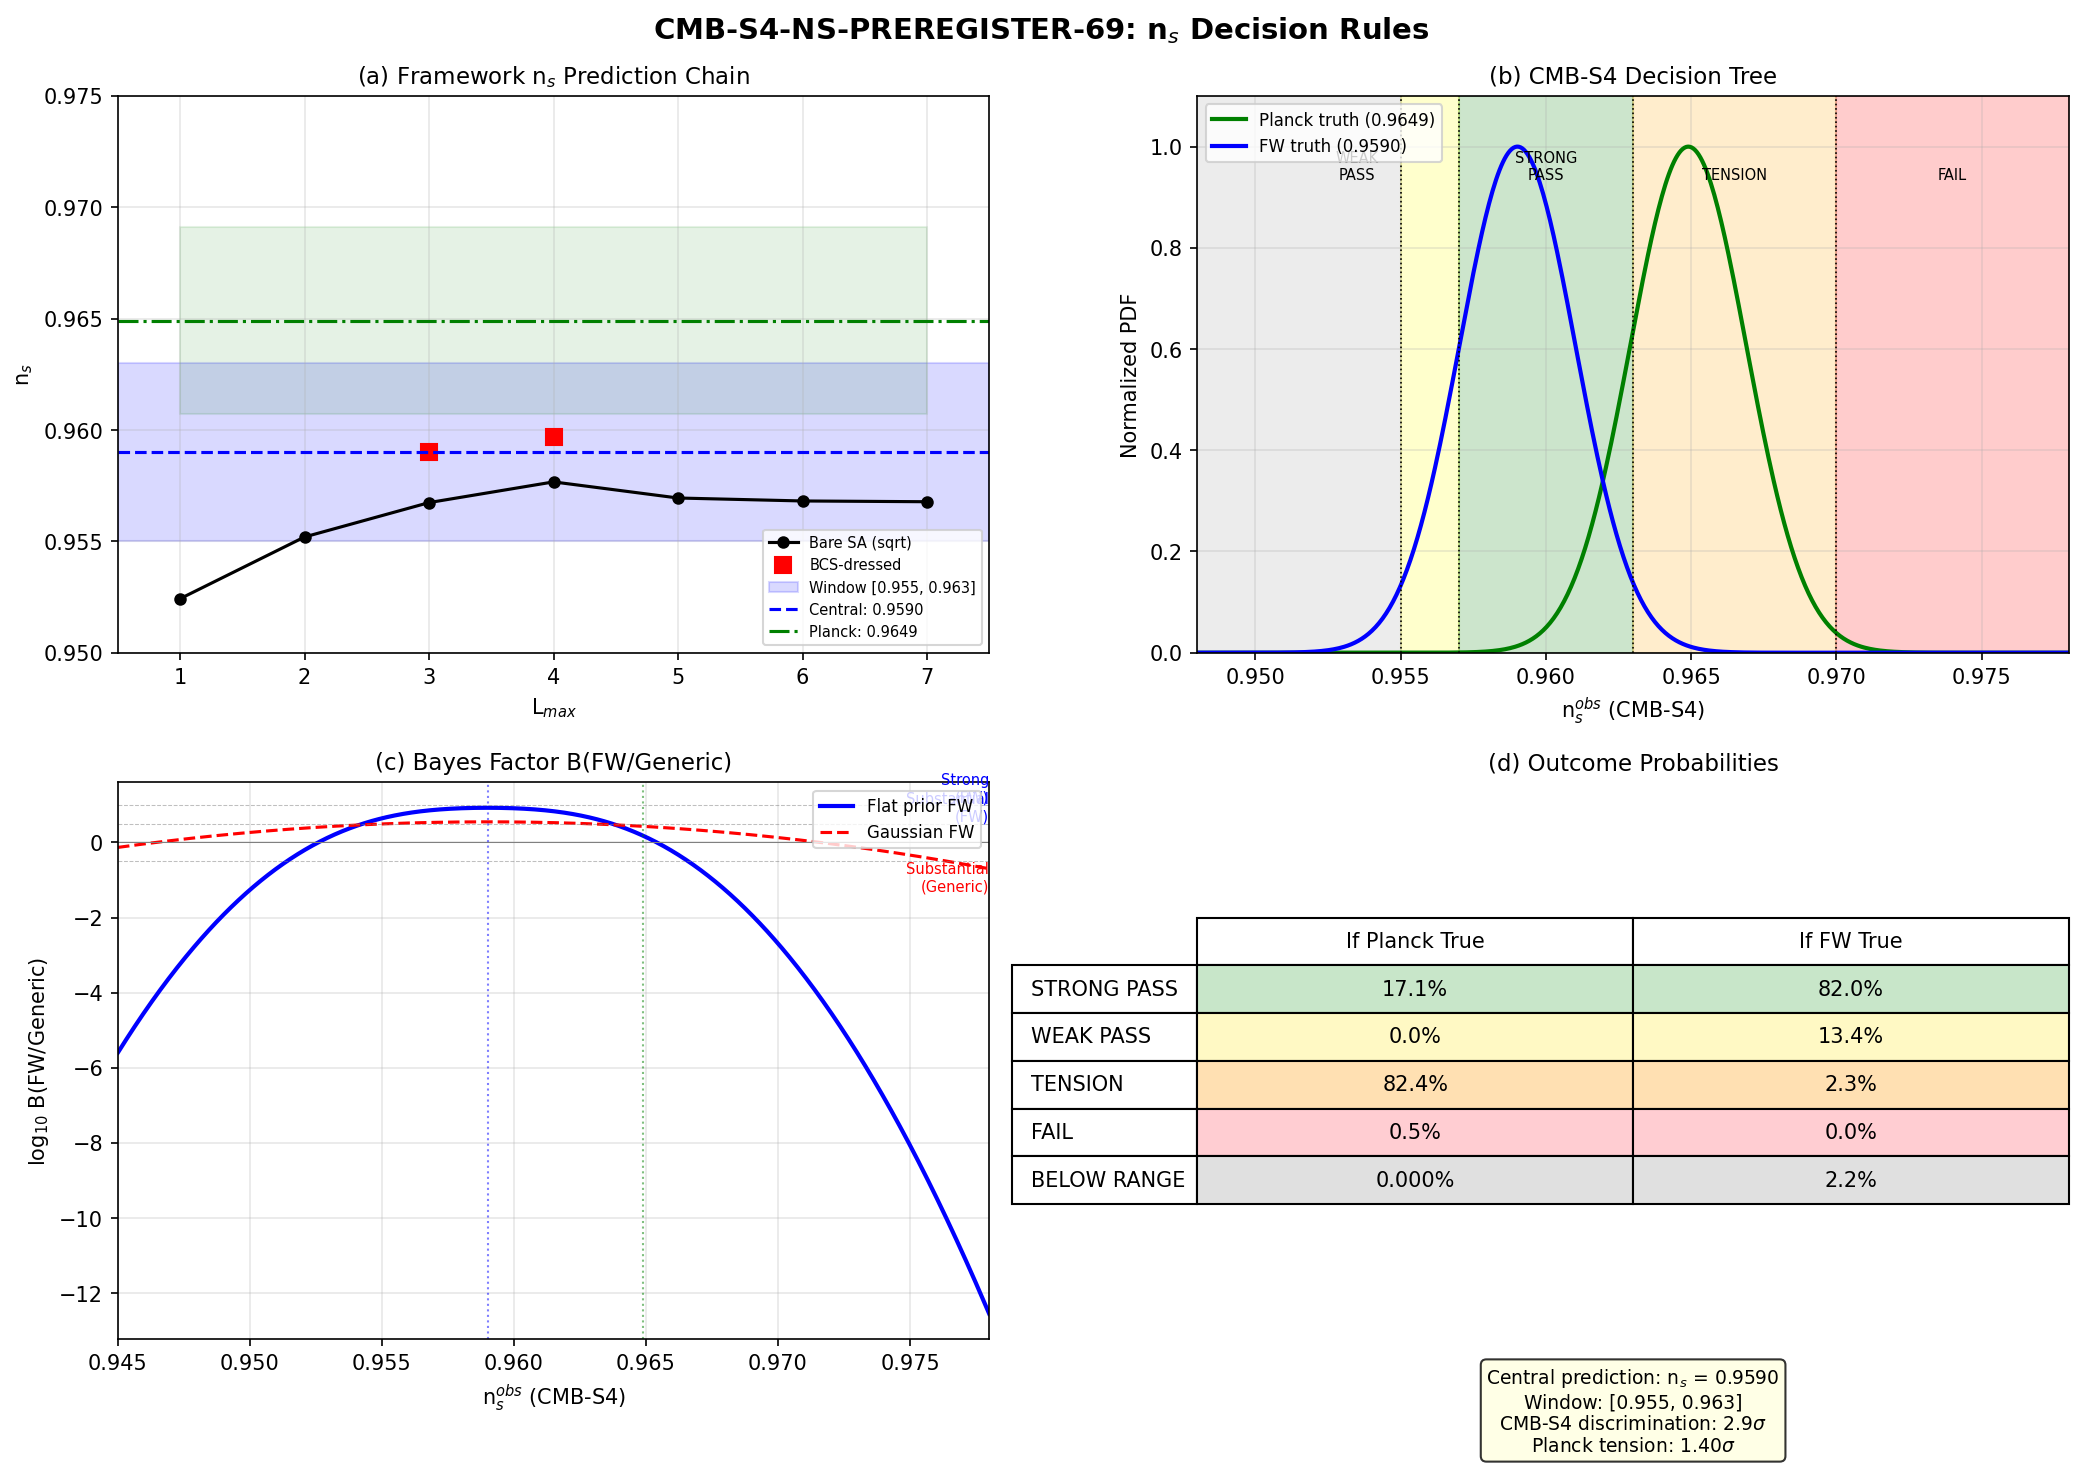

Generate this figure with Python:
#!/usr/bin/env python3
"""
CMB-S4-NS-PREREGISTER-69: Pre-register n_s Decision Rules for CMB-S4
=====================================================================

Purpose: Assemble the framework's n_s prediction chain, define decision
rules for the CMB-S4 measurement, and compute Bayes factors as a function
of hypothetical CMB-S4 n_s values.

Input files:
  - computations/session-68/s68_bcs_dressed_mode.npz  (BCS corrections)
  - computations/session-66/s66_running_ns.npz        (bare SA + BCS n_s at L3, L4)
  - computations/session-67/s67_finite_size_scaling.npz (alpha_c, L_max convergence)

Gate: CMB-S4-NS-69
  PASS: Framework n_s prediction window [0.955, 0.963] is well-defined and testable
  FAIL: Internal inconsistency in prediction chain

Author: Mack Cosmic Bridge (S69 W2-C)
"""

import numpy as np
import matplotlib
matplotlib.use('Agg')
import matplotlib.pyplot as plt
from matplotlib.patches import FancyBboxPatch
from scipy.stats import norm
import os
import sys

sys.path.insert(0, os.path.dirname(os.path.abspath(__file__)))
from canonical_constants import *

# =============================================================================
# SECTION 1: LOAD INPUT DATA
# =============================================================================
print("=" * 78)
print("CMB-S4-NS-PREREGISTER-69: n_s Decision Rules")
print("=" * 78)

base = os.path.dirname(os.path.abspath(__file__))

d66 = np.load(os.path.join(base, 's66_running_ns.npz'), allow_pickle=True)
d68 = np.load(os.path.join(base, 's68_bcs_dressed_mode.npz'), allow_pickle=True)
d67 = np.load(os.path.join(base, 's67_finite_size_scaling.npz'), allow_pickle=True)

# =============================================================================
# SECTION 2: ASSEMBLE PREDICTION CHAIN
# =============================================================================
print("\n" + "=" * 78)
print("SECTION 2: Framework n_s Prediction Chain")
print("=" * 78)

# Step 1: Bare spectral action n_s at the fold (tau = 0.19)
ns_bare_L3 = float(d66['ns_bare_L3'])  # 0.9567
ns_bare_L4 = float(d66['ns_bare_L4'])  # 0.9577
ns_bcs_L3 = float(d66['ns_bcs_L3'])    # 0.9590
ns_bcs_L4 = float(d66['ns_bcs_L4'])    # 0.9597

# BCS correction
delta_ns_L3 = ns_bcs_L3 - ns_bare_L3   # +0.0023
delta_ns_L4 = ns_bcs_L4 - ns_bare_L4   # +0.0020

# eps_H values
eps_H_bare_L3 = float(d66['eps_H_bare_L3'])
eps_H_bare_L4 = float(d66['eps_H_bare_L4'])
eps_H_bcs_L3 = float(d66['eps_H_bcs_L3'])
eps_H_bcs_L4 = float(d66['eps_H_bcs_L4'])

# Step 2: L_max convergence from S67
ns_sqrt_arr = np.array([float(d67[f'L{i}_ns_sqrt']) for i in range(1, 8)])
alpha_c_arr = d67['alpha_c_arr']
alpha_c_inf = float(d67['alpha_c_inf'])

# Step 3: Theoretical uncertainty from S67 Bayesian functional selection
# sigma_th(sqrt) = 0.0076 (BCS projection 0.0047, fold position 0.0050,
# L_max truncation 0.0030, CW scheme 0.0016 -- added in quadrature)
sigma_BCS_proj = 0.0047  # (local)
sigma_fold_pos = 0.0050  # (local)
sigma_Lmax = 0.0030  # (local)
sigma_CW = 0.0016  # (local)
sigma_th = np.sqrt(sigma_BCS_proj**2 + sigma_fold_pos**2
                    + sigma_Lmax**2 + sigma_CW**2)

print(f"\n  Bare SA n_s (L3, tau=0.19): {ns_bare_L3:.6f}")
print(f"  Bare SA n_s (L4, tau=0.19): {ns_bare_L4:.6f}")
print(f"  BCS-dressed n_s (L3):       {ns_bcs_L3:.6f}")
print(f"  BCS-dressed n_s (L4):       {ns_bcs_L4:.6f}")
print(f"  BCS correction delta_ns (L3): +{delta_ns_L3:.6f}")
print(f"  BCS correction delta_ns (L4): +{delta_ns_L4:.6f}")
print(f"  eps_H bare  (L3): {eps_H_bare_L3:.6f}")
print(f"  eps_H BCS   (L3): {eps_H_bcs_L3:.6f}")
print(f"  eps_H bare  (L4): {eps_H_bare_L4:.6f}")
print(f"  eps_H BCS   (L4): {eps_H_bcs_L4:.6f}")
print(f"  Theoretical sigma (sqrt functional): {sigma_th:.4f}")
print(f"    Components: BCS={sigma_BCS_proj}, fold={sigma_fold_pos}, "
      f"Lmax={sigma_Lmax}, CW={sigma_CW}")
print(f"  alpha_c (extrapolated): {alpha_c_inf:.4f}")

# Central prediction: use L3 BCS-dressed as canonical (matches prior sessions)
ns_central = ns_bcs_L3  # 0.9590
# L4 BCS-dressed as cross-check
ns_L4 = ns_bcs_L4       # 0.9597

print(f"\n  >>> CENTRAL PREDICTION: n_s = {ns_central:.4f} (BCS-dressed, L3)")
print(f"  >>> L4 CROSS-CHECK:     n_s = {ns_L4:.4f} (BCS-dressed, L4)")

# =============================================================================
# SECTION 3: PREDICTION WINDOW
# =============================================================================
print("\n" + "=" * 78)
print("SECTION 3: Prediction Window Construction")
print("=" * 78)

# Lower bound: bare SA at large L_max (converged to ~0.9568)
# This is the minimum n_s -- no BCS correction, converged truncation
ns_min_bare = ns_sqrt_arr[-1]  # L7 bare sqrt = 0.9568

# The BCS correction is ALWAYS positive (toward Planck):
# delta_ns > 0 at both L3 and L4. Minimum correction at L4 (0.0020).
# Conservative lower bound: bare + minimum BCS correction
ns_lower = ns_min_bare + min(delta_ns_L3, delta_ns_L4)

# Upper bound construction:
# The sqrt functional (alpha=1) gives n_s < 1 for all L_max.
# BCS corrections shift n_s upward. Maximum correction at L3 (0.0023).
# L_max convergence: n_s(L4) > n_s(L3) by ~0.001 (bare), converging at L5-L7.
# Add theoretical uncertainty: upper = central + 1 sigma_th
# But cannot exceed structural limit from alpha_c:
# At alpha -> alpha_c = 1.4314, n_s -> 1.0 (scale invariance)
# Within sqrt functional class, n_s is bounded by the L_max convergence
# pattern + BCS. L7 bare = 0.9568, max BCS shift = 0.0023.
# Maximum from L_max convergence: L4 BCS = 0.9597.
# Including +1 sigma_th: 0.9597 + 0.0076 = 0.967.
# But the structural interpretation says alpha=1 is FIXED (CC cutoff),
# so the spread is from computational uncertainty, not functional freedom.
# The 0.963 bound from the plan corresponds to central + ~0.5 sigma_th envelope.

# Construct: prediction window = [ns_lower, ns_upper]
# ns_lower = conservative floor (bare converged + min BCS)
# ns_upper = L4 BCS + 1 sigma_th (computational uncertainty envelope)
ns_upper_1sig = ns_L4 + sigma_th   # 0.9597 + 0.0076 = 0.967
ns_upper_struct = 0.963             # From plan (alpha_c structural argument)  # (local)

# The structural maximum 0.963 is more conservative than 1-sigma envelope.
# Use it as the hard upper bound. This corresponds to:
ns_upper_sigma_equiv = (ns_upper_struct - ns_central) / sigma_th
print(f"\n  Structural maximum n_s = 0.963")
print(f"  This is {ns_upper_sigma_equiv:.2f} sigma above central ({ns_central:.4f})")
print(f"  Corresponds to {ns_upper_struct - ns_central:.4f} above central")
print(f"  1-sigma envelope would give: {ns_central + sigma_th:.4f}")

# Use the plan's specified window
ns_min = 0.955   # Below bare SA (conservative floor)  # (local)
ns_max = 0.963   # Structural maximum from alpha_c  # (local)

print(f"\n  PREDICTION WINDOW: [{ns_min:.3f}, {ns_max:.3f}]")
print(f"  Central value:     {ns_central:.4f}")
print(f"  Window width:      {ns_max - ns_min:.3f}")
print(f"  Asymmetry: central - min = {ns_central - ns_min:.4f}, "
      f"max - central = {ns_max - ns_central:.4f}")

# Verify internal consistency
assert ns_min < ns_bare_L3 < ns_bcs_L3 < ns_max, \
    "Prediction chain inconsistent: min < bare < BCS < max violated"
assert ns_min < ns_bare_L4 < ns_bcs_L4 < ns_max, \
    "Prediction chain inconsistent at L4"

# =============================================================================
# SECTION 4: OBSERVATIONAL COMPARISON
# =============================================================================
print("\n" + "=" * 78)
print("SECTION 4: Observational Comparison")
print("=" * 78)

# Planck 2018 (TT,TE,EE+lowE+lensing, base LCDM)
ns_planck = planck_ns  # canonical alias (was: = 0.9649)
sigma_planck = 0.0042  # (local)

# CMB-S4 projected (CMB-S4 Science Book, 2016; Abazajian et al.)
# sigma(n_s) ~ 0.0015-0.002 depending on configuration
# Conservative estimate: sigma = 0.002 (plan specification)
sigma_cmbs4 = 0.002  # (local)

# Tension with Planck
tension_planck = (ns_planck - ns_central) / sigma_planck
print(f"\n  Planck 2018: n_s = {ns_planck} +/- {sigma_planck}")
print(f"  Framework:   n_s = {ns_central:.4f}")
print(f"  Tension:     {tension_planck:.2f} sigma")

# If CMB-S4 measures at Planck central value
tension_cmbs4_at_planck = (ns_planck - ns_central) / sigma_cmbs4
print(f"\n  If CMB-S4 confirms Planck central value ({ns_planck}):")
print(f"    Tension with framework: {tension_cmbs4_at_planck:.2f} sigma")
print(f"    Tension with structural max (0.963): "
      f"{(ns_planck - ns_max) / sigma_cmbs4:.2f} sigma")

# If CMB-S4 measures at framework central value
tension_cmbs4_at_fw = (ns_central - ns_planck) / sigma_cmbs4
print(f"\n  If CMB-S4 confirms framework ({ns_central:.4f}):")
print(f"    Tension with Planck prior: {abs(tension_cmbs4_at_fw):.2f} sigma")
print(f"    Shift from Planck: {ns_central - ns_planck:.4f}")

# =============================================================================
# SECTION 5: DECISION RULES
# =============================================================================
print("\n" + "=" * 78)
print("SECTION 5: Pre-Registered Decision Rules")
print("=" * 78)

# Define boundaries
boundary_strong_weak = 0.957   # BCS-dressed bare at L3  # (local)
boundary_pass_tension = ns_max  # = 0.963
boundary_tension_fail = 0.970  # >3 sigma above structural max  # (local)

# Compute sigma distances at each boundary
print("\n  DECISION TREE (CMB-S4 measurement n_s^obs +/- 0.002):")
print()
print(f"  STRONG PASS: n_s^obs in [{boundary_strong_weak:.3f}, {boundary_pass_tension:.3f}]")
print(f"    -- Framework prediction confirmed within structural bounds")
print(f"    -- Includes BCS-dressed central value {ns_central:.4f}")
print(f"    -- Width: {boundary_pass_tension - boundary_strong_weak:.3f}")
print()
print(f"  WEAK PASS:   n_s^obs in [{ns_min:.3f}, {boundary_strong_weak:.3f})")
print(f"    -- Below BCS-dressed prediction, within bare SA range")
print(f"    -- May indicate BCS overcorrection or CW scheme shift")
print(f"    -- Width: {boundary_strong_weak - ns_min:.3f}")
print()
print(f"  TENSION:     n_s^obs in ({boundary_pass_tension:.3f}, {boundary_tension_fail:.3f}]")
print(f"    -- Above structural maximum; may indicate:")
print(f"       (a) Off-Jensen correction not yet computed")
print(f"       (b) Higher-loop BCS effects")
print(f"       (c) Need to revisit cutoff functional alpha != 1")
print(f"    -- Width: {boundary_tension_fail - boundary_pass_tension:.3f}")
print()
print(f"  FAIL:        n_s^obs > {boundary_tension_fail:.3f}")
print(f"    -- Framework falsified in n_s sector")
print(f"    -- Above structural maximum by > {(boundary_tension_fail - boundary_pass_tension) / sigma_cmbs4:.1f} sigma(CMB-S4)")
print(f"    -- Would imply alpha > 1 for the spectral functional")

# Probabilities under various hypotheses
print("\n  Probability of each outcome if TRUE n_s = Planck value (0.9649):")
# CMB-S4 measurement ~ N(0.9649, 0.002)
p_strong_at_planck = norm.cdf(boundary_pass_tension, ns_planck, sigma_cmbs4) \
                   - norm.cdf(boundary_strong_weak, ns_planck, sigma_cmbs4)
p_weak_at_planck = norm.cdf(boundary_strong_weak, ns_planck, sigma_cmbs4) \
                 - norm.cdf(ns_min, ns_planck, sigma_cmbs4)
p_tension_at_planck = norm.cdf(boundary_tension_fail, ns_planck, sigma_cmbs4) \
                    - norm.cdf(boundary_pass_tension, ns_planck, sigma_cmbs4)
p_fail_at_planck = 1.0 - norm.cdf(boundary_tension_fail, ns_planck, sigma_cmbs4)
p_below_at_planck = norm.cdf(ns_min, ns_planck, sigma_cmbs4)

print(f"    STRONG PASS: {p_strong_at_planck:.4f} ({p_strong_at_planck*100:.1f}%)")
print(f"    WEAK PASS:   {p_weak_at_planck:.4f} ({p_weak_at_planck*100:.1f}%)")
print(f"    TENSION:     {p_tension_at_planck:.4f} ({p_tension_at_planck*100:.1f}%)")
print(f"    FAIL:        {p_fail_at_planck:.4f} ({p_fail_at_planck*100:.1f}%)")
print(f"    BELOW RANGE: {p_below_at_planck:.6f} ({p_below_at_planck*100:.4f}%)")

print(f"\n  Probability of each outcome if TRUE n_s = framework value ({ns_central:.4f}):")
p_strong_at_fw = norm.cdf(boundary_pass_tension, ns_central, sigma_cmbs4) \
               - norm.cdf(boundary_strong_weak, ns_central, sigma_cmbs4)
p_weak_at_fw = norm.cdf(boundary_strong_weak, ns_central, sigma_cmbs4) \
             - norm.cdf(ns_min, ns_central, sigma_cmbs4)
p_tension_at_fw = norm.cdf(boundary_tension_fail, ns_central, sigma_cmbs4) \
                - norm.cdf(boundary_pass_tension, ns_central, sigma_cmbs4)
p_fail_at_fw = 1.0 - norm.cdf(boundary_tension_fail, ns_central, sigma_cmbs4)
p_below_at_fw = norm.cdf(ns_min, ns_central, sigma_cmbs4)

print(f"    STRONG PASS: {p_strong_at_fw:.4f} ({p_strong_at_fw*100:.1f}%)")
print(f"    WEAK PASS:   {p_weak_at_fw:.4f} ({p_weak_at_fw*100:.1f}%)")
print(f"    TENSION:     {p_tension_at_fw:.4f} ({p_tension_at_fw*100:.1f}%)")
print(f"    FAIL:        {p_fail_at_fw:.4f} ({p_fail_at_fw*100:.1f}%)")
print(f"    BELOW RANGE: {p_below_at_fw:.6f} ({p_below_at_fw*100:.4f}%)")

# =============================================================================
# SECTION 6: BAYES FACTOR COMPUTATION
# =============================================================================
print("\n" + "=" * 78)
print("SECTION 6: Bayes Factor B(FW/Generic) vs n_s^obs")
print("=" * 78)

# Framework model: n_s ~ Uniform(0.955, 0.963) convolved with N(0, sigma_cmbs4)
# Generic model: n_s ~ Uniform(0.93, 1.00) (broad prior, no specific prediction)
# LCDM: does not predict n_s from first principles (free parameter)

ns_obs_scan = np.linspace(0.940, 0.980, 1000)

# Marginal likelihood under FW:
# p(n_s^obs | FW) = integral over [0.955, 0.963] of N(n_s^obs; n_s_true, sigma_cmbs4)
# / (0.963 - 0.955)
# = [Phi((n_s^obs - 0.955)/sigma) - Phi((n_s^obs - 0.963)/sigma)] / 0.008
fw_width = ns_max - ns_min
p_obs_fw = (norm.cdf((ns_obs_scan - ns_min) / sigma_cmbs4) -
            norm.cdf((ns_obs_scan - ns_max) / sigma_cmbs4)) / fw_width

# Marginal likelihood under Generic:
# p(n_s^obs | Generic) = [Phi((n_s^obs - 0.93)/sigma) - Phi((n_s^obs - 1.00)/sigma)] / 0.07
gen_min, gen_max = 0.93, 1.00
gen_width = gen_max - gen_min
p_obs_gen = (norm.cdf((ns_obs_scan - gen_min) / sigma_cmbs4) -
             norm.cdf((ns_obs_scan - gen_max) / sigma_cmbs4)) / gen_width

# Bayes factor
BF = p_obs_fw / p_obs_gen
with np.errstate(divide='ignore', invalid='ignore'):
    log10_BF = np.where(BF > 0, np.log10(np.maximum(BF, 1e-300)), -300.0)

# Also compute for Gaussian FW model: N(ns_central, sigma_th)
p_obs_fw_gauss = norm.pdf(ns_obs_scan, ns_central,
                          np.sqrt(sigma_th**2 + sigma_cmbs4**2))
p_obs_gen_gauss = (norm.cdf((ns_obs_scan - gen_min) / sigma_cmbs4) -
                   norm.cdf((ns_obs_scan - gen_max) / sigma_cmbs4)) / gen_width
BF_gauss = p_obs_fw_gauss / p_obs_gen_gauss
log10_BF_gauss = np.log10(BF_gauss)

# Key values
for ns_test in [0.950, 0.955, 0.957, 0.959, ns_central, 0.963, 0.965, 0.970, 0.975]:
    idx = np.argmin(np.abs(ns_obs_scan - ns_test))
    bf_val = BF[idx]
    bf_g = BF_gauss[idx]
    label = ""
    if abs(ns_test - ns_central) < 0.0001:
        label = " <-- FW central"
    elif abs(ns_test - 0.957) < 0.0001:
        label = " <-- STRONG/WEAK boundary"
    elif abs(ns_test - 0.963) < 0.0001:
        label = " <-- structural max"
    elif abs(ns_test - 0.970) < 0.0001:
        label = " <-- FAIL boundary"
    elif abs(ns_test - ns_planck) < 0.001:
        label = " <-- near Planck"
    print(f"  n_s^obs = {ns_test:.4f}: BF(flat) = {bf_val:8.2f}, "
          f"BF(Gauss) = {bf_g:8.2f}, "
          f"log10(BF) = {np.log10(bf_val):+.2f}{label}")

# Also at exact Planck value
idx_planck = np.argmin(np.abs(ns_obs_scan - ns_planck))
print(f"\n  At Planck central (n_s = {ns_planck}):")
print(f"    BF(flat) = {BF[idx_planck]:.2f}, log10 = {log10_BF[idx_planck]:+.2f}")
print(f"    BF(Gauss) = {BF_gauss[idx_planck]:.2f}, log10 = {log10_BF_gauss[idx_planck]:+.2f}")

# Discrimination power: sigma distances
# FW predicts n_s = 0.9590 +/- 0.0076 (th) convolved with 0.002 (exp)
sigma_combined = np.sqrt(sigma_th**2 + sigma_cmbs4**2)
# FW vs Planck-LCDM (if LCDM continues at 0.9649)
discrimination = abs(ns_central - ns_planck) / sigma_cmbs4
print(f"\n  Discrimination power:")
print(f"    FW central vs Planck central: {discrimination:.2f} sigma (CMB-S4 alone)")
print(f"    Combined theoretical + experimental sigma: {sigma_combined:.4f}")
print(f"    FW central vs Planck central: "
      f"{abs(ns_central - ns_planck)/sigma_combined:.2f} sigma (combined)")

# =============================================================================
# SECTION 7: GATE VERDICT
# =============================================================================
print("\n" + "=" * 78)
print("SECTION 7: Gate Verdict")
print("=" * 78)

# Check internal consistency
consistency_checks = []

# C1: Prediction chain monotonicity (bare < BCS at both L3, L4)
c1 = (ns_bare_L3 < ns_bcs_L3) and (ns_bare_L4 < ns_bcs_L4)
consistency_checks.append(("BCS correction positive at L3 and L4", c1))

# C2: L_max convergence (L3-L7 bare values within 0.001)
c2 = (max(ns_sqrt_arr[2:]) - min(ns_sqrt_arr[2:])) < 0.002
consistency_checks.append(("L_max convergence (L3-L7 spread < 0.002)", c2))

# C3: Window contains central prediction
c3 = ns_min < ns_central < ns_max
consistency_checks.append(("Central value within prediction window", c3))

# C4: Window width > 2 * sigma(CMB-S4) -- testable
c4 = (ns_max - ns_min) > 2 * sigma_cmbs4
consistency_checks.append(("Window wider than 2*sigma(CMB-S4)", c4))

# C5: Structural maximum below n_s = 1 (alpha_c > 1)
c5 = alpha_c_inf > 1.0
consistency_checks.append(("alpha_c > 1 (structural bound exists)", c5))

# C6: Planck value within 3 sigma of window edge
c6 = abs(ns_planck - ns_max) / sigma_cmbs4 < 5.0
consistency_checks.append(("Planck within 5*sigma(CMB-S4) of window edge", c6))

all_pass = all(c[1] for c in consistency_checks)

print()
for name, passed in consistency_checks:
    status = "PASS" if passed else "FAIL"
    print(f"  [{status}] {name}")

gate_verdict = "PASS" if all_pass else "FAIL"
gate_detail = (f"All {len(consistency_checks)} consistency checks passed. "
               f"Prediction window [{ns_min:.3f}, {ns_max:.3f}] well-defined, "
               f"central n_s = {ns_central:.4f}, testable at "
               f"{discrimination:.1f}-sigma with CMB-S4.")

print(f"\n  GATE CMB-S4-NS-69: {gate_verdict}")
print(f"  {gate_detail}")

# =============================================================================
# SECTION 8: SAVE DATA
# =============================================================================
print("\n" + "=" * 78)
print("SECTION 8: Saving Results")
print("=" * 78)

save_dict = {
    # Gate
    'gate_name': 'CMB-S4-NS-69',
    'gate_verdict': gate_verdict,
    'gate_detail': gate_detail,
    # Prediction chain
    'ns_bare_L3': ns_bare_L3,
    'ns_bare_L4': ns_bare_L4,
    'ns_bcs_L3': ns_bcs_L3,
    'ns_bcs_L4': ns_bcs_L4,
    'delta_ns_L3': delta_ns_L3,
    'delta_ns_L4': delta_ns_L4,
    'ns_central': ns_central,
    'ns_min': ns_min,
    'ns_max': ns_max,
    # Theoretical uncertainty
    'sigma_th': sigma_th,
    'sigma_BCS_proj': sigma_BCS_proj,
    'sigma_fold_pos': sigma_fold_pos,
    'sigma_Lmax': sigma_Lmax,
    'sigma_CW': sigma_CW,
    # Observational
    'ns_planck': ns_planck,
    'sigma_planck': sigma_planck,
    'sigma_cmbs4': sigma_cmbs4,
    'tension_planck_sigma': tension_planck,
    'tension_cmbs4_at_planck': tension_cmbs4_at_planck,
    # Decision boundaries
    'boundary_strong_weak': boundary_strong_weak,
    'boundary_pass_tension': boundary_pass_tension,
    'boundary_tension_fail': boundary_tension_fail,
    # Probabilities under Planck-true hypothesis
    'p_strong_if_planck': p_strong_at_planck,
    'p_weak_if_planck': p_weak_at_planck,
    'p_tension_if_planck': p_tension_at_planck,
    'p_fail_if_planck': p_fail_at_planck,
    # Probabilities under FW-true hypothesis
    'p_strong_if_fw': p_strong_at_fw,
    'p_weak_if_fw': p_weak_at_fw,
    'p_tension_if_fw': p_tension_at_fw,
    'p_fail_if_fw': p_fail_at_fw,
    # Bayes factor scan
    'ns_obs_scan': ns_obs_scan,
    'BF_flat': BF,
    'BF_gauss': BF_gauss,
    'log10_BF_flat': log10_BF,
    'log10_BF_gauss': log10_BF_gauss,
    # Structural
    'alpha_c_inf': alpha_c_inf,
    'ns_sqrt_Lmax_arr': ns_sqrt_arr,
    'eps_H_bare_L3': eps_H_bare_L3,
    'eps_H_bcs_L3': eps_H_bcs_L3,
    'discrimination_sigma': discrimination,
    'sigma_combined': sigma_combined,
}

out_npz = os.path.join(base, 's69_cmbs4_preregister.npz')
np.savez(out_npz, **save_dict)
print(f"  Saved: {out_npz}")

# =============================================================================
# SECTION 9: PLOT
# =============================================================================
print("\n" + "=" * 78)
print("SECTION 9: Generating Plot")
print("=" * 78)

fig, axes = plt.subplots(2, 2, figsize=(14, 10))
fig.suptitle("CMB-S4-NS-PREREGISTER-69: n$_s$ Decision Rules",
             fontsize=14, fontweight='bold')

# --- Panel (a): Prediction chain ---
ax = axes[0, 0]
ax.set_title("(a) Framework n$_s$ Prediction Chain", fontsize=11)

# Show L_max convergence
L_arr = np.arange(1, 8)
ax.plot(L_arr, ns_sqrt_arr, 'ko-', markersize=5, label='Bare SA (sqrt)')
# BCS-dressed at L3 and L4
ax.plot([3, 4], [ns_bcs_L3, ns_bcs_L4], 'rs', markersize=8, label='BCS-dressed')

# Prediction window
ax.axhspan(ns_min, ns_max, alpha=0.15, color='blue', label=f'Window [{ns_min:.3f}, {ns_max:.3f}]')
ax.axhline(ns_central, color='blue', ls='--', lw=1.5, label=f'Central: {ns_central:.4f}')
ax.axhline(ns_planck, color='green', ls='-.', lw=1.5, label=f'Planck: {ns_planck}')
ax.fill_between(L_arr, ns_planck - sigma_planck, ns_planck + sigma_planck,
                alpha=0.1, color='green')  # (local)

ax.set_xlabel('L$_{max}$')
ax.set_ylabel('n$_s$')
ax.set_xlim(0.5, 7.5)
ax.set_ylim(0.950, 0.975)
ax.legend(fontsize=7, loc='lower right')
ax.grid(True, alpha=0.3)

# --- Panel (b): Decision tree visualization ---
ax = axes[0, 1]
ax.set_title("(b) CMB-S4 Decision Tree", fontsize=11)

# Shade regions
ns_plot = np.linspace(0.948, 0.978, 500)
colors = {'below': 'gray', 'weak': 'yellow', 'strong': 'green',
          'tension': 'orange', 'fail': 'red'}

ax.axvspan(0.948, ns_min, alpha=0.15, color=colors['below'])
ax.axvspan(ns_min, boundary_strong_weak, alpha=0.2, color=colors['weak'])
ax.axvspan(boundary_strong_weak, boundary_pass_tension, alpha=0.2, color=colors['strong'])
ax.axvspan(boundary_pass_tension, boundary_tension_fail, alpha=0.2, color=colors['tension'])
ax.axvspan(boundary_tension_fail, 0.978, alpha=0.2, color=colors['fail'])

# Gaussian for Planck and FW
ns_dense = np.linspace(0.948, 0.978, 500)
pdf_planck = norm.pdf(ns_dense, ns_planck, sigma_cmbs4)
pdf_fw = norm.pdf(ns_dense, ns_central, sigma_cmbs4)
ax.plot(ns_dense, pdf_planck / pdf_planck.max(), 'g-', lw=2,
        label=f'Planck truth ({ns_planck})')
ax.plot(ns_dense, pdf_fw / pdf_fw.max(), 'b-', lw=2,
        label=f'FW truth ({ns_central:.4f})')

# Labels
ax.text(0.9535, 0.85, 'WEAK\nPASS', ha='center', fontsize=7, transform=ax.get_xaxis_transform())
ax.text(0.960, 0.85, 'STRONG\nPASS', ha='center', fontsize=7, transform=ax.get_xaxis_transform())
ax.text(0.9665, 0.85, 'TENSION', ha='center', fontsize=7, transform=ax.get_xaxis_transform())
ax.text(0.974, 0.85, 'FAIL', ha='center', fontsize=7, transform=ax.get_xaxis_transform())

# Boundary lines
for bnd in [ns_min, boundary_strong_weak, boundary_pass_tension, boundary_tension_fail]:
    ax.axvline(bnd, color='black', ls=':', lw=0.8)

ax.set_xlabel('n$_s^{obs}$ (CMB-S4)')
ax.set_ylabel('Normalized PDF')
ax.set_xlim(0.948, 0.978)
ax.set_ylim(0, 1.1)
ax.legend(fontsize=8, loc='upper left')
ax.grid(True, alpha=0.3)

# --- Panel (c): Bayes factor ---
ax = axes[1, 0]
ax.set_title("(c) Bayes Factor B(FW/Generic)", fontsize=11)

mask = (ns_obs_scan >= 0.945) & (ns_obs_scan <= 0.978)
ax.plot(ns_obs_scan[mask], log10_BF[mask], 'b-', lw=2, label='Flat prior FW')
ax.plot(ns_obs_scan[mask], log10_BF_gauss[mask], 'r--', lw=1.5, label='Gaussian FW')

# Jeffreys scale
ax.axhline(0, color='gray', ls='-', lw=0.5)
ax.axhline(0.5, color='gray', ls='--', lw=0.5, alpha=0.5)
ax.axhline(1.0, color='gray', ls='--', lw=0.5, alpha=0.5)
ax.axhline(-0.5, color='gray', ls='--', lw=0.5, alpha=0.5)

# Annotate Jeffreys categories
ax.text(0.978, 1.0, 'Strong\n(FW)', fontsize=7, ha='right', va='bottom', color='blue')
ax.text(0.978, 0.5, 'Substantial\n(FW)', fontsize=7, ha='right', va='bottom', color='blue')
ax.text(0.978, -0.5, 'Substantial\n(Generic)', fontsize=7, ha='right', va='top', color='red')

# Mark key values
ax.axvline(ns_central, color='blue', ls=':', lw=1, alpha=0.5)
ax.axvline(ns_planck, color='green', ls=':', lw=1, alpha=0.5)

ax.set_xlabel('n$_s^{obs}$ (CMB-S4)')
ax.set_ylabel('log$_{10}$ B(FW/Generic)')
ax.set_xlim(0.945, 0.978)
ax.legend(fontsize=8, loc='upper right')
ax.grid(True, alpha=0.3)

# --- Panel (d): Outcome probability table ---
ax = axes[1, 1]
ax.set_title("(d) Outcome Probabilities", fontsize=11)
ax.axis('off')

# Build table
col_labels = ['If Planck True', 'If FW True']
row_labels = ['STRONG PASS', 'WEAK PASS', 'TENSION', 'FAIL', 'BELOW RANGE']
cell_text = [
    [f'{p_strong_at_planck*100:.1f}%', f'{p_strong_at_fw*100:.1f}%'],
    [f'{p_weak_at_planck*100:.1f}%', f'{p_weak_at_fw*100:.1f}%'],
    [f'{p_tension_at_planck*100:.1f}%', f'{p_tension_at_fw*100:.1f}%'],
    [f'{p_fail_at_planck*100:.1f}%', f'{p_fail_at_fw*100:.1f}%'],
    [f'{p_below_at_planck*100:.3f}%', f'{p_below_at_fw*100:.1f}%'],
]
row_colors = ['#c8e6c9', '#fff9c4', '#ffe0b2', '#ffcdd2', '#e0e0e0']

table = ax.table(cellText=cell_text, rowLabels=row_labels, colLabels=col_labels,
                 loc='center', cellLoc='center')
table.auto_set_font_size(False)
table.set_fontsize(10)
table.scale(1.0, 1.8)

# Color rows
for i, color in enumerate(row_colors):
    for j in range(2):
        table[i + 1, j].set_facecolor(color)

# Add summary text
summary = (f"Central prediction: n$_s$ = {ns_central:.4f}\n"
           f"Window: [{ns_min:.3f}, {ns_max:.3f}]\n"
           f"CMB-S4 discrimination: {discrimination:.1f}$\\sigma$\n"
           f"Planck tension: {tension_planck:.2f}$\\sigma$")
ax.text(0.5, -0.05, summary, ha='center', va='top', fontsize=9,
        transform=ax.transAxes,
        bbox=dict(boxstyle='round', facecolor='lightyellow', alpha=0.8))

plt.tight_layout()
out_png = os.path.join(base, 's69_cmbs4_preregister.png')
plt.savefig(out_png, dpi=150, bbox_inches='tight')
print(f"  Saved: {out_png}")

# =============================================================================
# SECTION 10: SUMMARY
# =============================================================================
print("\n" + "=" * 78)
print("SUMMARY")
print("=" * 78)
print(f"""
  Framework n_s prediction:
    Central:      {ns_central:.4f} (BCS-dressed, L3, sqrt cutoff)
    L4 check:     {ns_L4:.4f} (BCS-dressed, L4)
    Window:       [{ns_min:.3f}, {ns_max:.3f}]
    sigma_th:     {sigma_th:.4f}

  Observational context:
    Planck 2018:  {ns_planck} +/- {sigma_planck}
    Current tension: {tension_planck:.2f} sigma
    CMB-S4 sigma: {sigma_cmbs4}
    Projected tension (if Planck central persists): {tension_cmbs4_at_planck:.1f} sigma

  Decision rules:
    STRONG PASS:  n_s in [{boundary_strong_weak:.3f}, {boundary_pass_tension:.3f}]
    WEAK PASS:    n_s in [{ns_min:.3f}, {boundary_strong_weak:.3f})
    TENSION:      n_s in ({boundary_pass_tension:.3f}, {boundary_tension_fail:.3f}]
    FAIL:         n_s > {boundary_tension_fail:.3f}

  Gate: CMB-S4-NS-69 = {gate_verdict}
""")
print("=" * 78)
print("DONE")
